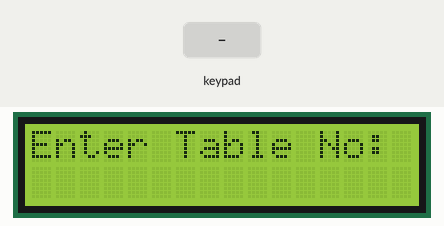
This sketch was run on a simulated ESP32. Parts: 16×2 character LCD. Inputs (shaded band) come from the test bench. WiFi joins after 1.5 s; servers stay silent unless stated; what the sketch prints to the serial monitor is not drawn.

Above: at 2.7 s.
2.8 s: keypad keys 3 2 3 3 2 5 2 6 # pressed 0.4 s apart
At 6.4 s:
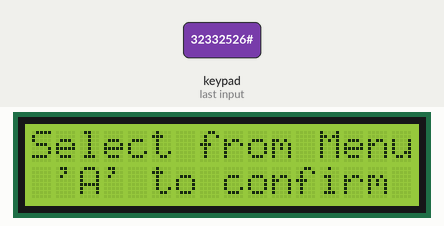
7.9 s: key '1' pressed
At 9.1 s:
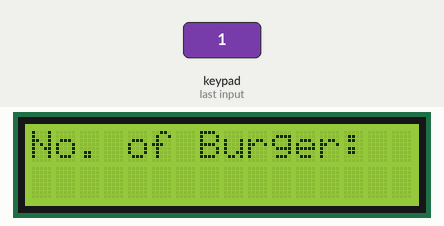
9.4 s: keypad keys 2 7 1 4 1 2 1 3 # pressed 0.4 s apart
At 12.7 s:
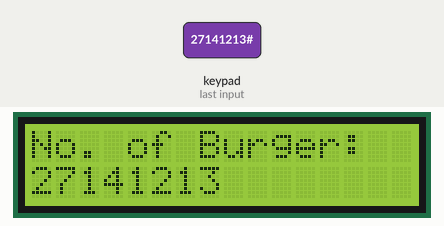
14.5 s: key 'A' pressed
At 15.3 s:
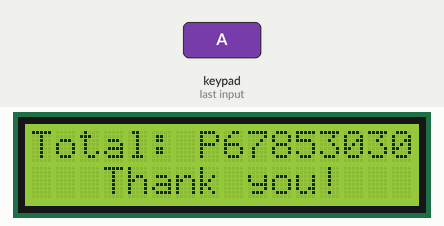
17.5 s: key '#' pressed
20.5 s: keypad keys 3 2 3 3 2 5 2 6 pressed 0.4 s apart
At 26.3 s:
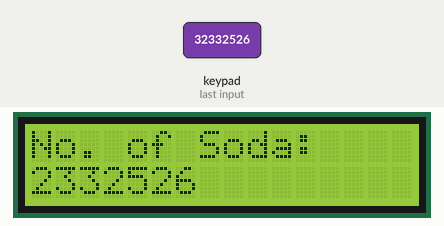
Timing chart, 0 to 26.8 s (numbered marks = the images above; inputs shaded):
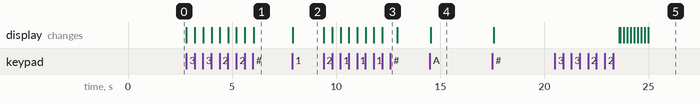

Measured:
- after the input at 2.8 s, the display: first changes at once (image 1 shows a later state)
- after the input at 7.9 s, the display: changes at once (image 2)
- after the input at 9.4 s, the display: first changes at once (image 3 shows a later state)
- after the input at 14.5 s, the display: changes after 0.05 s (image 4)
- after the input at 20.5 s, the display: first differs from a run without the input after 3.3 s (image 5 shows a later state)

The sketch:

OrderSystemGoods.ino
```cpp
#include <Wire.h>
#include <LiquidCrystal_I2C.h>
#include <Keypad.h>

#include <WiFi.h>
#include <Firebase_ESP_Client.h>
#include "addons/TokenHelper.h"
#include "addons/RTDBHelper.h"

#define WIFI_SSID "VeejayLaptop"
#define WIFI_PASSWORD "dandasan7"
#define API_KEY "AIzaSyCdr44vTmbcZlPhfbjaCarIWHWqwJuUS7w"
#define DATABASE_URL "https://micropit-b5b3e-default-rtdb.asia-southeast1.firebasedatabase.app/"

LiquidCrystal_I2C lcd(0x27, 2, 1, 0, 4, 5, 6, 7, 3, POSITIVE);

int burgerPrice = 25; // Price of french fries
int friesPrice = 20; // Price of burger
int sodaPrice = 15; // Price of burger

int currentOrder = 0; // Stores the current order
int quantity = 0; // Stores the quantity of the current order

const byte ROWS = 4; //four rows
const byte COLS = 4; //four columns
char hexaKeys[ROWS][COLS] = {
  {'1', '2', '3', 'A'},
  {'4', '5', '6', 'B'},
  {'7', '8', '9', 'C'},
  {'*', '0', '#', 'D'}
};

byte rowPins[ROWS] = {32, 33, 25, 26};
byte colPins[COLS] = {27, 14, 12, 13};

Keypad keypad = Keypad(makeKeymap(hexaKeys), rowPins, colPins, ROWS, COLS);
String totalItems = "";
float totalPrice = 0.0;

FirebaseData fbdo;
FirebaseAuth auth;
FirebaseConfig config;

int tableNumber = 0; // Initialize table number
bool orderConfirmed = false;
bool tableNumberSet = false;
int enteredTableNumber = 0; // Declare globally

// Function to display menu on LCD
void displayMenu() {
  lcd.clear();
  lcd.setCursor(0, 0);
  lcd.print("Select from Menu");
  lcd.setCursor(0, 1);
  lcd.print(" 'A' to confirm ");
}

// Function to add item to order and send data to Firebase
void addItem(int itemNumber, int quantity) {
  switch (itemNumber) {
    case 1:
      Serial.println("No. of Burger: ");
      Serial.print(quantity);
      if (!totalItems.isEmpty()) totalItems += "  ,  ";
      totalItems += "Burger (" + String(quantity) + "x)";
      totalPrice += burgerPrice * quantity; // Price for Burger
      break;
    case 2:
      Serial.println("No. of Fries: ");
      Serial.print(quantity);
      if (!totalItems.isEmpty()) totalItems += "  ,  ";
      totalItems += "Fries (" + String(quantity) + "x)";
      totalPrice += friesPrice * quantity; // Price for Fries
      break;
    case 3:
      Serial.println("No. of Soda: ");
      Serial.print(quantity);
      if (!totalItems.isEmpty()) totalItems += " , ";
      totalItems += "Soda (" + String(quantity) + "x)";
      totalPrice += sodaPrice * quantity; // Price for Soda
      break;
    default:
      break;
  }

  // Prepare data for Firebase
  String path = "Table" + String(tableNumber);
  Firebase.RTDB.setString(&fbdo, path + "/TotalItems", totalItems);
  Firebase.RTDB.setFloat(&fbdo, path + "/TotalPrice", totalPrice);
}

// Function to display order summary
void displayOrderSummary() {
  lcd.clear();
  lcd.setCursor(0, 0);
  lcd.print("Total: P");
  lcd.print(totalPrice);
  lcd.setCursor(0, 1);
  lcd.print("   Thank you!   ");
  delay(3000);
  lcd.setCursor(0, 0);
  lcd.print(" Please Press 5");
  lcd.setCursor(0, 1);
  lcd.print(" on the REMOTE! ");

  orderConfirmed = true; // Set order confirmation flag

  totalItems = "";
  totalPrice = 0.0;
  tableNumberSet = false; // Reset table number flag
  enteredTableNumber = 0; // Reset entered table number
}

void setup() {
  // Initialize LCD
  lcd.begin(16, 2);
  lcd.backlight();

  // Display initial prompt for table number
  lcd.clear();
  lcd.setCursor(0, 0);
  lcd.print("Enter Table No:");

  Serial.begin(115200);
  WiFi.begin(WIFI_SSID, WIFI_PASSWORD);
  Serial.print("Connecting to Wi-Fi");
  while (WiFi.status() != WL_CONNECTED) {
    Serial.print(".");
    delay(300);
  }
  Serial.println();
  Serial.print("Connected with IP: ");
  Serial.println(WiFi.localIP());
  Serial.println();

  config.api_key = API_KEY;
  config.database_url = DATABASE_URL;
  if (Firebase.signUp(&config, &auth, "", "")) {
    Serial.println("signUp OK");
  } else {
    Serial.printf("%s\n", config.signer.signupError.message.c_str());
  }
  Firebase.begin(&config, &auth);
  Firebase.reconnectWiFi(true);


}

void loop() {
  char key = keypad.getKey();

  if (key && !tableNumberSet) {
    if (key >= '0' && key <= '9') {
      enteredTableNumber = enteredTableNumber * 10 + (key - '0');
      lcd.setCursor(0, 1);
      lcd.print(enteredTableNumber);
    } else if (key == '#') {
      tableNumber = enteredTableNumber;
      tableNumberSet = true;
      lcd.clear();
      displayMenu();
    }
  } else if (key && tableNumberSet) {
    int quantityB = 0, quantityFries = 0, quantityS = 0; // Initialize quantity outside the switch-case block

    switch (key) {
      case '1':
        lcd.clear();
        lcd.setCursor(0, 0);
        lcd.print("No. of Burger:");

        while (true) {
          char quantityKeyB = keypad.getKey();
          Serial.print(quantityKeyB);
          if (quantityKeyB >= '0' && quantityKeyB <= '9') {
            quantityB = quantityB * 10 + (quantityKeyB - '0');
            lcd.setCursor(0, 1);
            lcd.print(quantityB);
          } else if (quantityKeyB == '#') {
            addItem(1, quantityB); // Pass item number directly
            displayMenu(); // Redisplay the menu after selecting quantity
            break;
          }
        }
        break; // Add break statement here
      case '2':
        lcd.clear();
        lcd.setCursor(0, 0);
        lcd.print("No. of Fries:");
        while (true) {
          char quantityKeyF = keypad.getKey();
          Serial.print(quantityKeyF);
          if (quantityKeyF >= '0' && quantityKeyF <= '9') {
            quantityFries = quantityFries * 10 + (quantityKeyF - '0');
            lcd.setCursor(0, 1);
            lcd.print(quantityFries);
          } else if (quantityKeyF == '#') {
            addItem(2, quantityFries); // Pass item number directly
            displayMenu(); // Redisplay the menu after selecting quantity
            break;
          }
        }
        break; // Add break statement here
      case '3':
        lcd.clear();
        lcd.setCursor(0, 0);
        lcd.print("No. of Soda:");
        while (true) {
          char quantityKeyS = keypad.getKey();
          Serial.print(quantityKeyS);
          if (quantityKeyS >= '0' && quantityKeyS <= '9') {
            quantityS = quantityS * 10 + (quantityKeyS - '0');
            lcd.setCursor(0, 1);
            lcd.print(quantityS);
          } else if (quantityKeyS == '#') {
            addItem(3, quantityS); // Pass item number directly
            displayMenu(); // Redisplay the menu after selecting quantity
            break;
          }
        }
        break; // Add break statement here
      case 'A': // Assuming 'A' is a button for confirming order
        displayOrderSummary();
        break;
      default:
        break;
    }

    if (orderConfirmed) {
      delay(6000); // Delay for 5 seconds
      // Reset and prompt for table number again
      lcd.clear();
      lcd.setCursor(0, 0);
      lcd.print("Enter Table No:");
      orderConfirmed = false; // Reset the order confirmation flag
    }
  }
}
```
